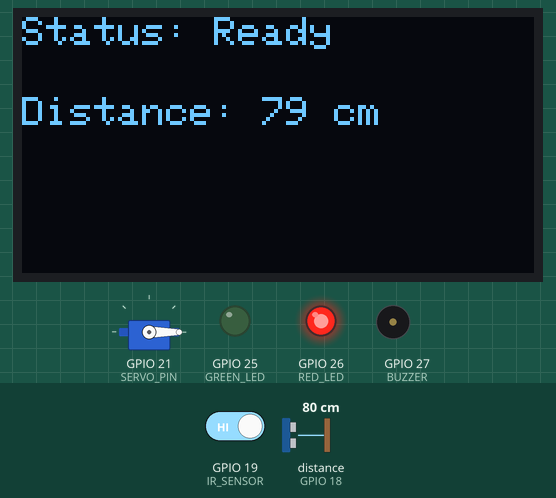
This sketch was run on a simulated ESP32. Shown: servo, 128×64 one-colour display, output pins drawn as LEDs (lit = HIGH), buzzer (waves = sounding, pin HIGH). Wiring (inferred from the names in the program): ultrasonic range finder: trigger GPIO 5; echo GPIO 18. Inputs (shaded band) come from the test bench; at power-on: GPIO 19 (IR_SENSOR) HIGH, distance to the obstacle (sensor on GPIO 18) 80 cm. The echo pulse lasts 58.3 µs per cm; pins used as bus, display or sensor lines are not drawn.

Above: at 1.2 s.
1.3 s: GPIO 19 (IR_SENSOR) driven LOW
At 2.4 s:
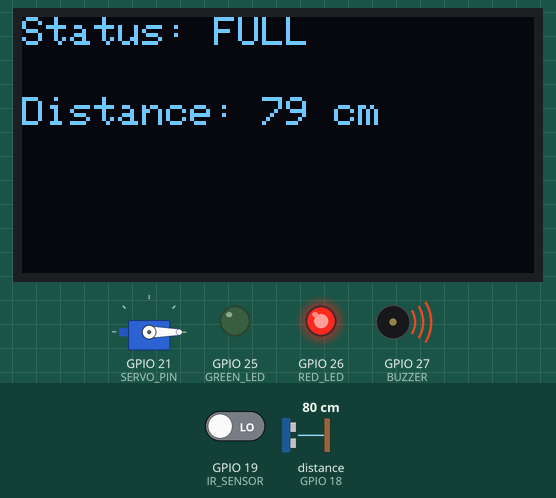
3.1 s: distance to the obstacle (sensor on GPIO 18) set to 36 cm
At 4.4 s:
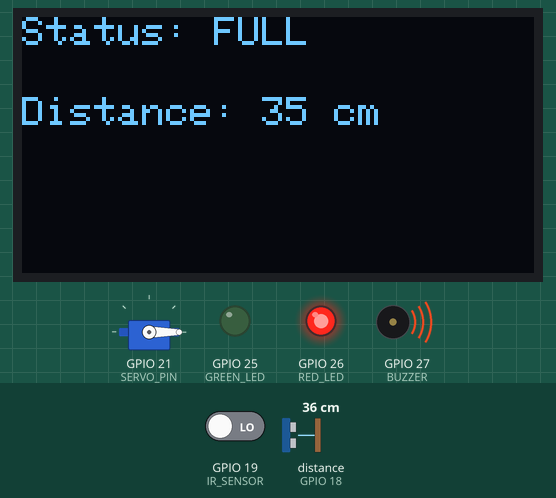
4.7 s: distance to the obstacle (sensor on GPIO 18) set to 28 cm
At 6.0 s:
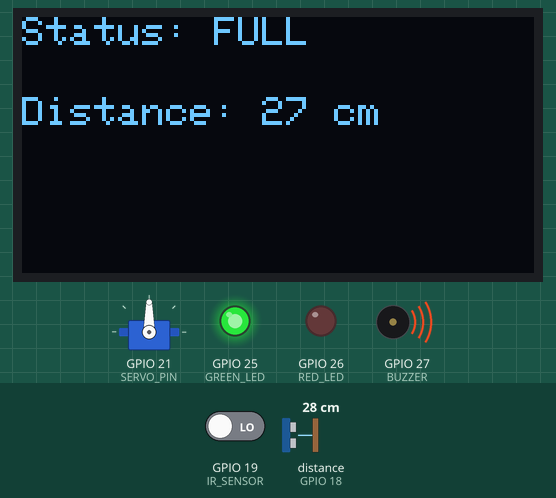
6.3 s: GPIO 19 (IR_SENSOR) driven HIGH
At 6.9 s:
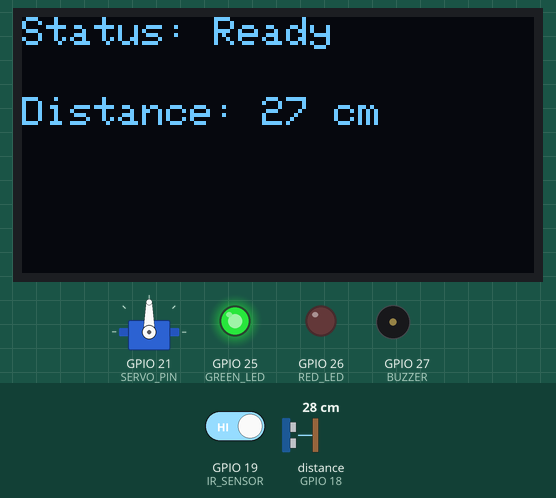
7.9 s: distance to the obstacle (sensor on GPIO 18) set to 2 cm
At 8.6 s:
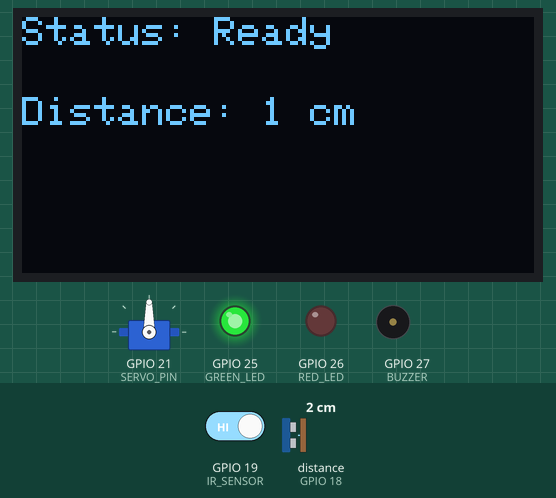
Timing chart, 0 to 10.5 s (numbered marks = the images above; inputs shaded):
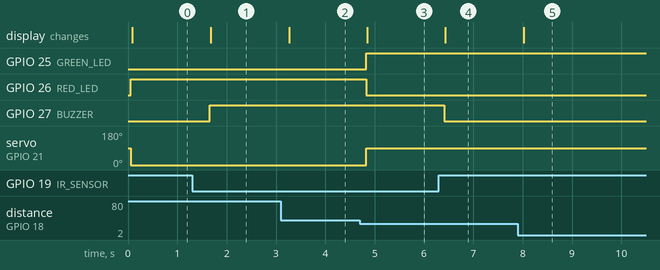

Measured:
- the behaviour switches between 32 and 31 cm on distance to the obstacle (sensor on GPIO 18) (found by bisection; images 2 and 3)
- after the input at 1.3 s, GPIO 27 (BUZZER): LOW → HIGH after 0.35 s; the display: changes after 0.38 s (image 1)
- after the input at 3.1 s, the display: changes after 0.17 s (image 2)
- after the input at 4.7 s, GPIO 25 (GREEN_LED): LOW → HIGH after 0.13 s; GPIO 26 (RED_LED): HIGH → LOW after 0.13 s; servo on GPIO 21 (SERVO_PIN): 0° → 90° after 0.13 s; the display: changes after 0.15 s (image 3)
- after the input at 6.3 s, GPIO 27 (BUZZER): HIGH → LOW after 0.11 s; the display: changes after 0.14 s (image 4)
- after the input at 7.9 s, the display: changes after 0.12 s (image 5)

The sketch:

smartbin.ino
```cpp
#include <Wire.h>
#include <Adafruit_GFX.h>
#include <Adafruit_SSD1306.h>
#include <ESP32Servo.h>

// OLED setup
#define SCREEN_WIDTH 128
#define SCREEN_HEIGHT 64
Adafruit_SSD1306 display(SCREEN_WIDTH, SCREEN_HEIGHT, &Wire, -1);

// Pins
#define TRIG_PIN 5
#define ECHO_PIN 18
#define IR_SENSOR 19
#define SERVO_PIN 21
#define GREEN_LED 25
#define RED_LED 26
#define BUZZER 27

Servo lidServo;

void setup() {
  Serial.begin(115200);

  // Initialize I2C
  Wire.begin(23, 22); // REQUIRED for Wokwi + ESP32


  // Pin modes
  pinMode(TRIG_PIN, OUTPUT);
  pinMode(ECHO_PIN, INPUT);
  pinMode(IR_SENSOR, INPUT);
  pinMode(GREEN_LED, OUTPUT);
  pinMode(RED_LED, OUTPUT);
  pinMode(BUZZER, OUTPUT);

  lidServo.attach(SERVO_PIN);

  // OLED setup
  if (!display.begin(SSD1306_SWITCHCAPVCC, 0x3C)) {
    Serial.println(F("OLED failed"));
    while (1);
  }
  display.clearDisplay();
  display.setTextSize(1);
  display.setTextColor(WHITE);

  display.setCursor(0, 0);
  display.println("Smart Dustbin Ready");
  display.display();

  lidServo.write(0); // Start closed
}

long getDistanceCM() {
  digitalWrite(TRIG_PIN, LOW);
  delayMicroseconds(2);
  digitalWrite(TRIG_PIN, HIGH);
  delayMicroseconds(10);
  digitalWrite(TRIG_PIN, LOW);

  long duration = pulseIn(ECHO_PIN, HIGH);
  return duration * 0.034 / 2; // cm
}

void loop() {
  long distance = getDistanceCM();
  bool isFull = digitalRead(IR_SENSOR);

  if (distance <= 30) {
    // Person detected
    lidServo.write(90); // Open
    digitalWrite(GREEN_LED, HIGH);
    digitalWrite(RED_LED, LOW);
  } else {
    // No one nearby
    lidServo.write(0); // Close
    digitalWrite(GREEN_LED, LOW);
    digitalWrite(RED_LED, HIGH);
  }

  // OLED display
  display.clearDisplay();
  display.setCursor(0, 0);

  if (isFull == LOW) {
    // Bin Full (Assuming active-low IR sensor)
    display.println("Status: FULL");
    digitalWrite(BUZZER, HIGH);
  } else {
    display.println("Status: Ready");
    digitalWrite(BUZZER, LOW);
  }

  display.setCursor(0, 20);
  display.print("Distance: ");
  display.print(distance);
  display.println(" cm");

  display.display();
  delay(500);
}
```
